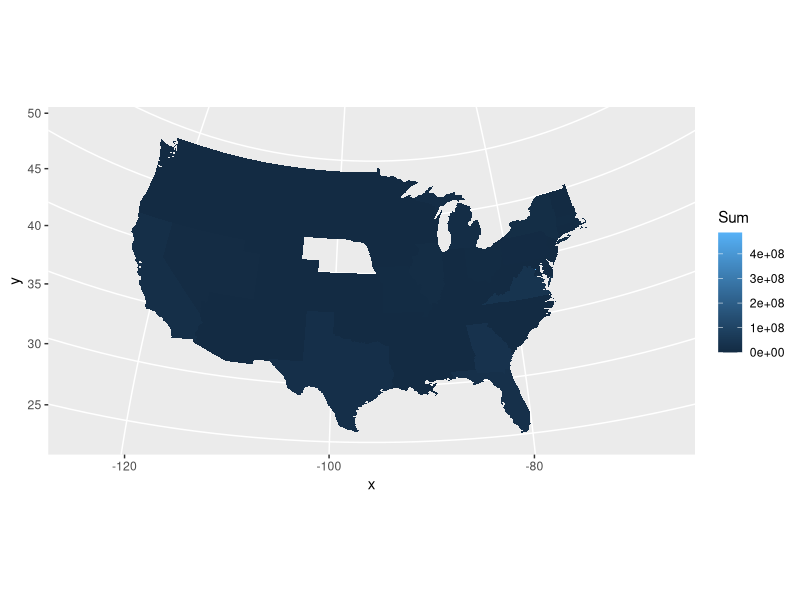
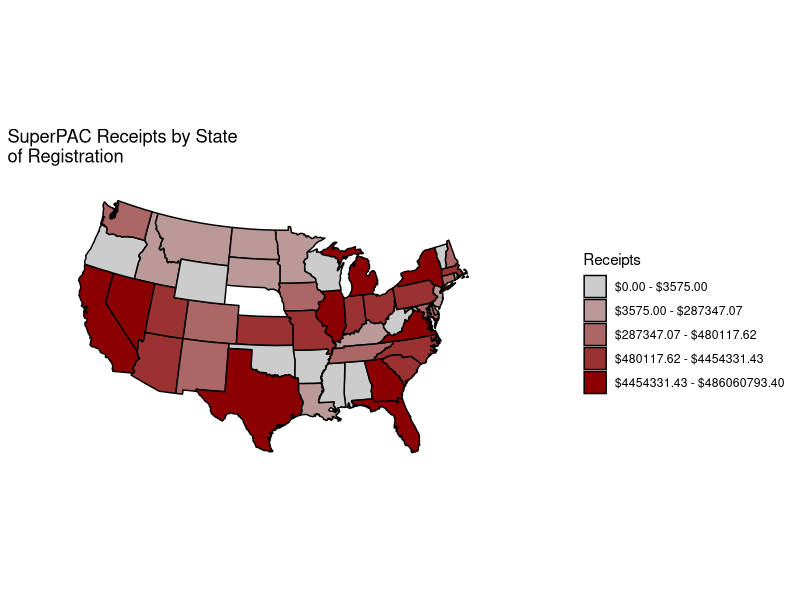

Reproduce these figures in R, in order.
#!/usr/bin/Rscript

require(mapproj)
require(ggplot2)
require(grid)
library(maps)
library(plyr)

pac <- read.csv("./committee_summary.csv", header=TRUE)

p <- pac

names(p)[12] <- "receipts"

pdata <- ddply(p, "state", summarize, Sum = sum(receipts, na.rm=TRUE))

states_map <- map_data("state")

pdata$statelc <- tolower(state.name[match(pdata$state, state.abb)])

pdata$statelc[9] <- "district of columbia"

ggplot(pdata, aes(map_id = statelc, fill=Sum))+ geom_map(map=states_map) + expand_limits(x=states_map$long, y=states_map$lat)+coord_map("polyconic")


qs = quantile(pdata$Sum, c(0.0, 0.2, 0.4, 0.6, 0.8, 1.0))
qsf = sprintf("$%.2f", qs)
qlab = paste(head(qsf, -1), tail(qsf, -1), sep=' - ')

pdata$Sum_q <- cut(pdata$Sum, qs, labels=qlab, include.lowest=TRUE)

pal <- colorRampPalette(c("grey80", "darkred"))(5)

clean_theme <- theme(axis.title = element_blank(), axis.text=element_blank(), panel.background=element_blank(), panel.grid=element_blank(), axis.ticks.length = unit(0, "cm"), complete=TRUE)


ggplot(pdata, aes(map_id = statelc, fill=Sum_q))+ geom_map(map=states_map, colour="black") + scale_fill_manual(values=pal) + expand_limits(x=states_map$long, y=states_map$lat)+coord_map("polyconic") + labs(fill="Receipts", x="Longitude", y="Latitude") + ggtitle("SuperPAC Receipts by State\nof Registration") + clean_theme
